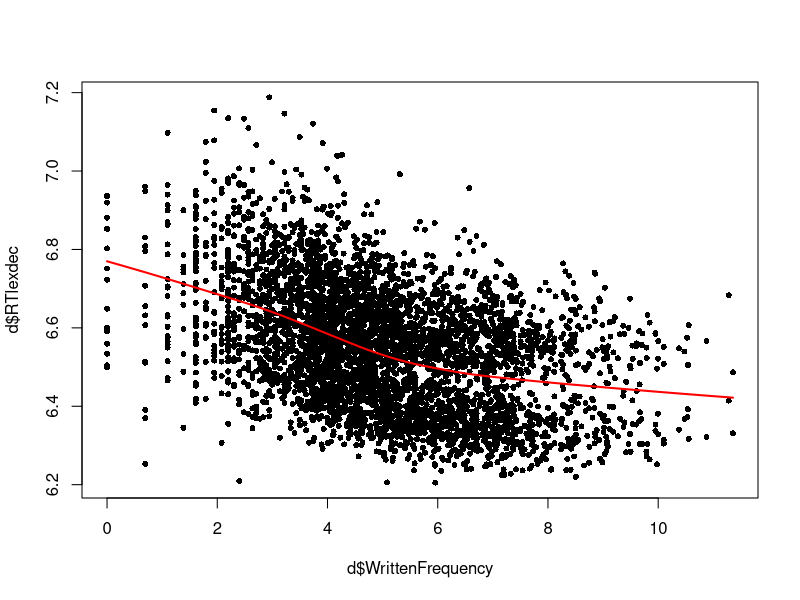
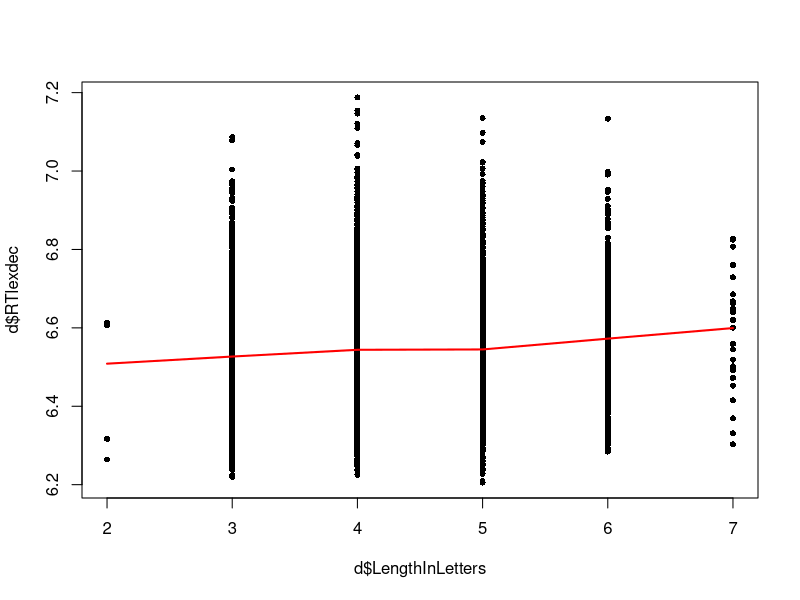
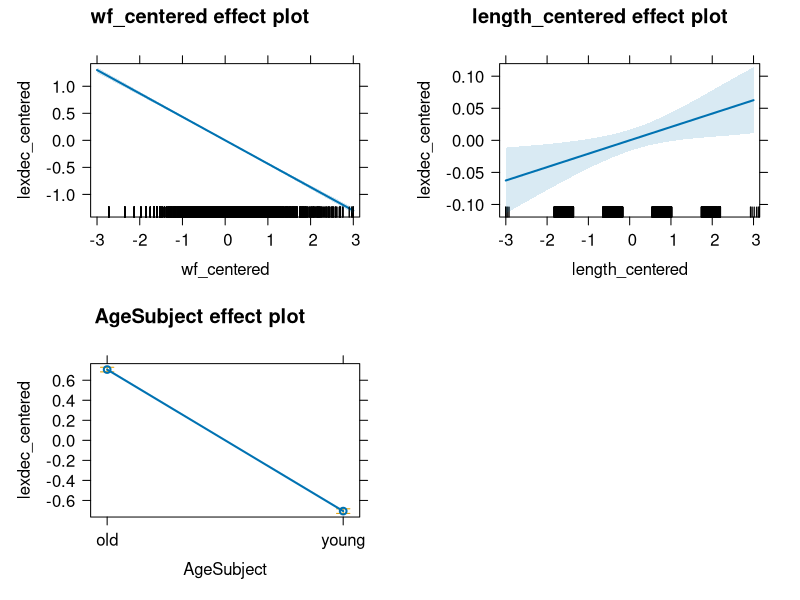
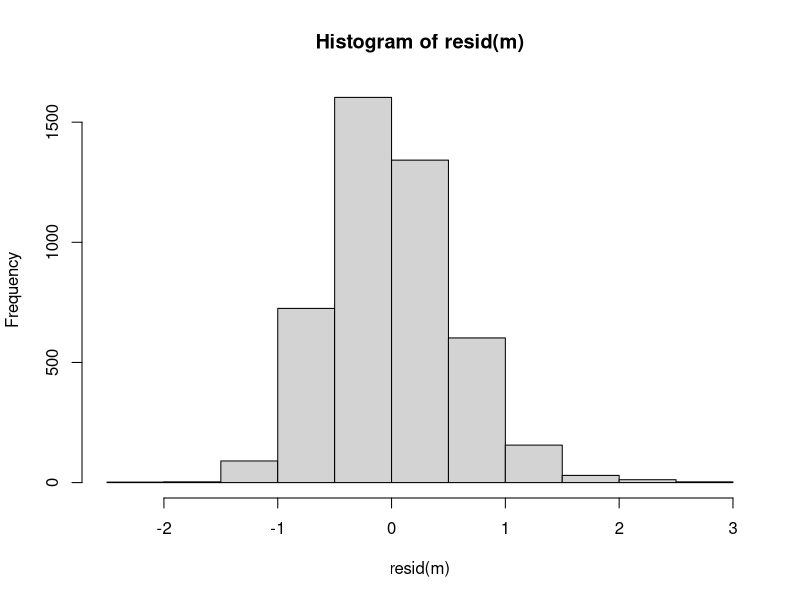
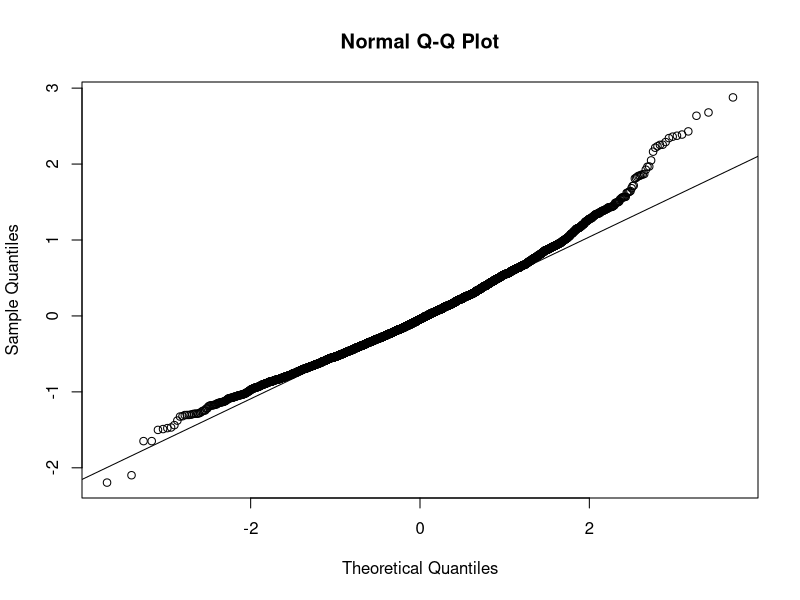
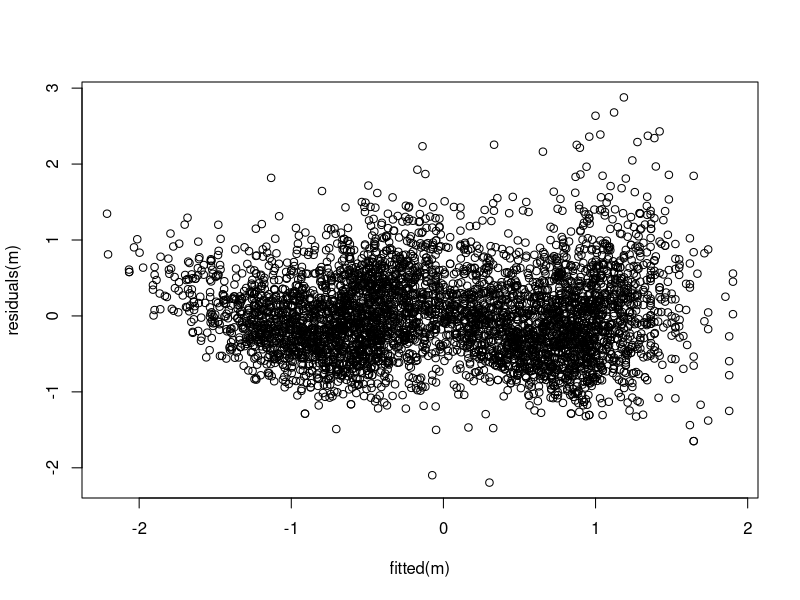
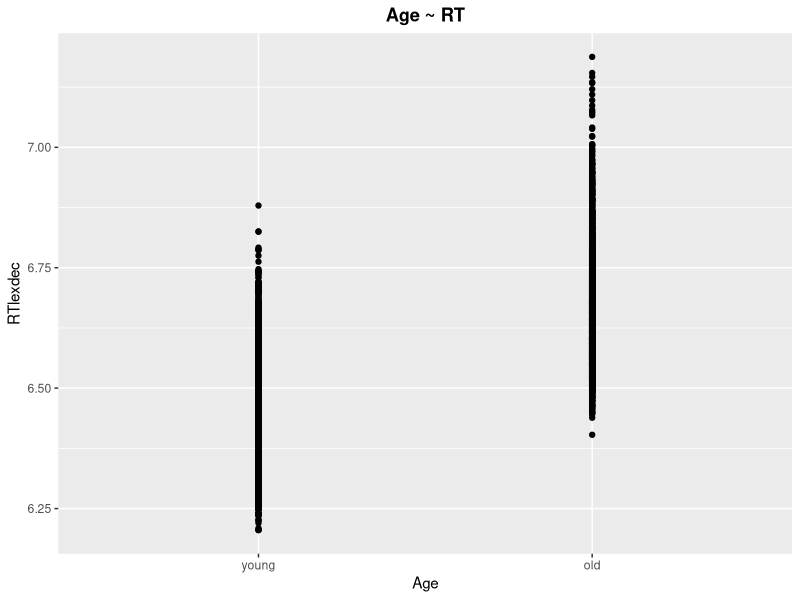
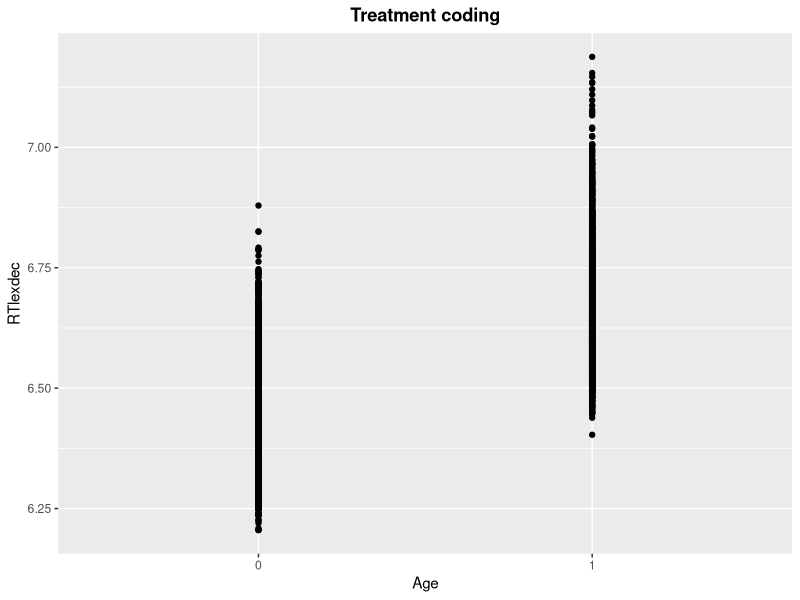

Recreate these plots in R, in order.
library(tidyverse)
library(effects)
library(skimr)
library(patchwork)

# read data
d <- read_csv("data/baayen_2008_rts.csv")

# data structure
skim(d)

# plot
plot(d$WrittenFrequency, d$RTlexdec, pch = 16, cex = .8)
lines(lowess(with(d, RTlexdec~WrittenFrequency)), 
      col = "red", lwd = 2)
plot(d$LengthInLetters, d$RTlexdec, pch = 16, cex = .8)
with(d, RTlexdec ~ LengthInLetters) %>% lowess %>% 
  lines (col="red", lwd = 2)

# center and scale variables
# NB: The variables are already logarithmized
d$wf_centered <- scale(d$WrittenFrequency, center = TRUE, 
                       scale = TRUE) %>% as.numeric
d$length_centered <- scale(d$LengthInLetters, center = TRUE, 
                           scale = TRUE) %>% as.numeric
d$lexdec_centered <- scale(d$RTlexdec, center = TRUE,
                           scale = TRUE)


# fit model
m <- lm(lexdec_centered ~ wf_centered + length_centered + AgeSubject, 
        data = d)

# inspect model
summary(m)
coef(m)

# inspect model plots
plot(allEffects(m))


# test model assumptions --------------------------------------------------

# normality:

# histogram
hist(resid(m))


# (multi)collinearity: VIFs
car::vif(m)

# homoskedasticity:
# QQ plot
qqnorm(residuals(m)); qqline(residuals(m))

# fitted X residuals
plot(fitted(m), residuals(m)) # looks ok-ish but slightly
                              # heteroskedastic



# categorical predictors --------------------------------------------------

# "Age" is operationalized as a categorical
# predictor in our data: old vs. young
d$AgeSubject <- factor(d$AgeSubject, 
                       levels = c("young", "old"))
(p0 <- ggplot(d, aes(x = AgeSubject, y = RTlexdec)) +
  geom_point() + xlab("Age") + ggtitle("Age ~ RT") +
   theme(plot.title = element_text(face = "bold", hjust = 0.5)))

# treatment coding: 
d$AgeSubjectTreatmentCoding <- as.numeric(d$AgeSubject)-1

(p1 <- ggplot(d, aes(x = factor(AgeSubjectTreatmentCoding), y = RTlexdec)) +
  geom_point() + xlab("Age") + ggtitle("Treatment coding") +
    theme(plot.title = element_text(face = "bold", hjust = 0.5)))

# sum coding:
d$AgeSubjectSumCoding <- ifelse(d$AgeSubject=="young", -1, 1)

(p2 <- ggplot(d, aes(x = factor(AgeSubjectSumCoding), y = RTlexdec)) +
    geom_point() + xlab("Age") + ggtitle("Sum coding") +
    theme(plot.title = element_text(face = "bold", hjust = 0.5)))


# all graphs next to each other
p0 | p1 | p2



# also see:
contr.treatment(2)
contr.sum(2)

# age as the only predictor in our model
# (to get an idea of how categorical predictors work):

# treatment coding is the default in R, see:
options()$contrasts

# treatment coding (the default):
m01a <- lm(lexdec_centered ~ AgeSubject, data = d)
m01b <- lm(lexdec_centered ~ AgeSubjectTreatmentCoding, data = d)
summary(m01a)
summary(m01b)

# sum coding:
# create a copy of the column with sum coding
d$AgeSubject02 <- d$AgeSubject
contrasts(d$AgeSubject02) <- -contr.sum(2) # we negativize
                                      # the contrasts to make
                                      # sure that "young" is -1,
                                      # for comparability
m01c <- lm(lexdec_centered ~ AgeSubject02, 
           data = d)  # using "1" after predictor name is a 
                      # convention for sum-coded predictors
m01d <- lm(lexdec_centered ~ AgeSubjectSumCoding, data = d)


# take a look at the different slopes:
plot(seq(0, 1, length.out = 10), 
     seq(-0.6, 0.6, length.out = 10), type = "n")
abline(coef(m01a)[1],
       coef(m01a)[2])

plot(seq(-1, 1, length.out = 10), 
     seq(-0.6, 0.6, length.out = 10), type = "n")
abline(coef(m01d)[1],
       coef(m01d)[2])

# plot with effects package:
plot(allEffects(m01a))
plot(allEffects(m01b))
plot(allEffects(m01c))
plot(allEffects(m01d))

# which values do the treatment-coded and
# sum-coded models predict for young and old
# individuals, respectively?

coef(m01c)[1]+coef(m01c)[2]*(-1) # young
coef(m01c)[1]+coef(m01c)[2]*(+1) # old

# compare model with treatment contrasts:
coef(m01a)[1] # base level: young
coef(m01a)[1] + coef(m01a)[2] # old



# more than two levels?
contr.treatment(3)
contr.sum(3)
